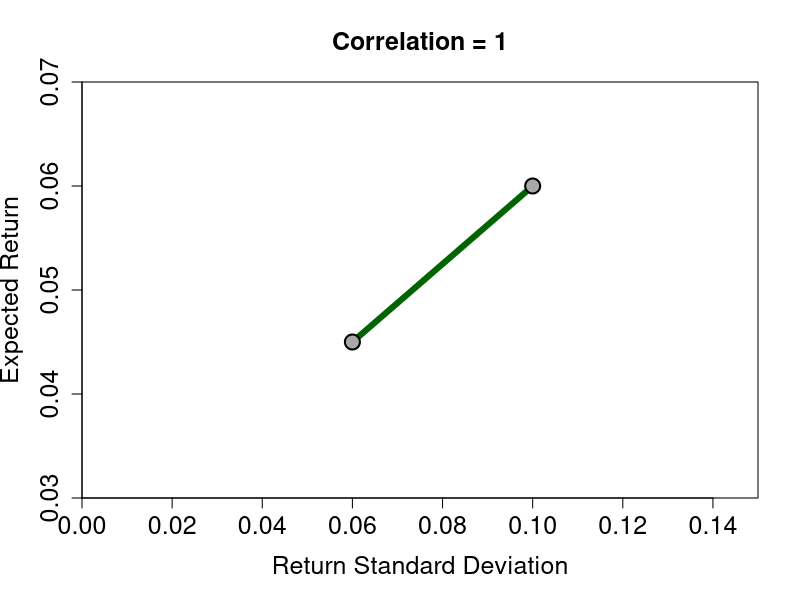
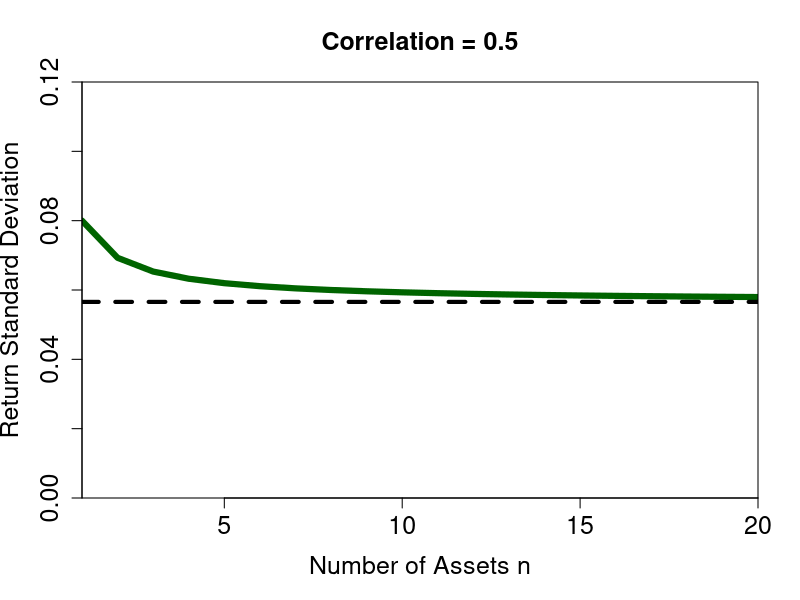

Source code (R) for these figures, in order:

#######################
# Two-Asset Model 
#######################

# Parameter values
#-----------------------------------------------------------
muA <- 0.06      # Expected return stock A => historical data
muB <- 0.045     # Expected return stock B => historical data
sigmaA <- 0.1    # Return standard deviation stock A => historical data
sigmaB <- 0.06   # Return standard deviation stock B => historical data
rhoAB <- 1       # Correlation of the returns => derived from the historical data
#-----------------------------------------------------------
wA <- seq(0,1,0.005)  # Sequence of different weights for A
wB <- (1-wA)          # Corresponding weights for B
#-----------------------------------------------------------
  
# Compute combinations of expected return and 
# return standard deviation for the two-asset portfolio
#-----------------------------------------------------------
# weighted avarage of the mean returns for stock A and stock B
muP <- wA * muA + wB * muB              
sigmaP <- sqrt(wA^2 * sigmaA^2 + wB^2 * sigmaB^2 
               + 2*wA*wB*rhoAB*sigmaA*sigmaB)
#-----------------------------------------------------------

# Plot results
#-----------------------------------------------------------
# png(file="TwoAssetCase.png",width=1000, height=1000, res = 200)
plot(sigmaP, muP, type = "l", 
     lwd = 6, xlim = c(0,0.15), ylim = c(0.03,0.07),
     xaxs = "i", yaxs = "i", col = "darkgreen", 
     main = paste("Correlation =", rhoAB), 
     xlab = "Return Standard Deviation", ylab = "Expected Return", 
     cex.axis = 1.5, cex.lab = 1.5, cex.main = 1.5)
points(sigmaA, muA, pch = 21, cex = 2, lwd = 2, col = "black", bg = "darkgrey")
points(sigmaB, muB, pch = 21, cex = 2, lwd = 2, col = "black", bg = "darkgrey")
# dev.off()
#-----------------------------------------------------------



########################
# n-Asset Model 
########################

# Parameter values
#-----------------------------------------------------------
mu <- 0.06           # Expected return 
sigma <- 0.08        # Return standard deviation 
rho <- 0.5           # Pairwise correlation 
n <- seq(0,1000,1)   # Vector with varying numbers of assets
#-----------------------------------------------------------

# Compute combinations of expected return and 
# return standard deviation for the portfolio
# of n homogeneous assets
#-----------------------------------------------------------
muP <- mu
sigmaP <- sqrt(1/n^2*(n*sigma^2 + (n^2-n)*rho*sigma^2))
systematic <- sigma*sqrt(rho)
#-----------------------------------------------------------

# Plot results
#-----------------------------------------------------------
# png(file="nAssetCase.png",width=1000, height=1000, res = 200)
plot(n, sigmaP, type = "l", 
     lwd = 6, xlim = c(1,20), ylim = c(0,0.12),
     xaxs = "i", yaxs = "i", col = "darkgreen", 
     main = paste("Correlation =", rho), 
     xlab = "Number of Assets n", ylab = "Return Standard Deviation", 
     cex.axis = 1.5, cex.lab = 1.5, cex.main = 1.5)
abline(h = systematic, lty = 2, lwd = 4, col = "black")
# dev.off()
#-----------------------------------------------------------
